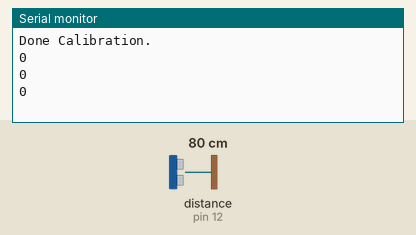
Recording of a sketch running on a simulated Arduino Uno, built with avr-gcc and run on an emulated ATmega328P. On the bench: the last lines printed to the serial monitor. The inputs (shaded band) are chosen by the test bench; at power-on: distance to the obstacle (sensor on pin 12) 80 cm. The echo pulse lasts 58.3 µs per cm.

Above: at 6.2 s.
6.3 s: distance to the obstacle (sensor on pin 12) set to 2 cm
At 7.1 s:
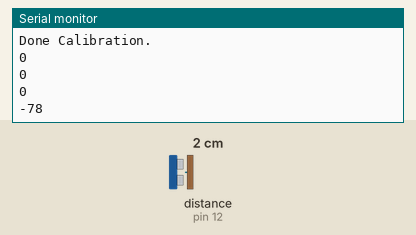
7.8 s: distance to the obstacle (sensor on pin 12) set to 4 cm
At 7.8 s:
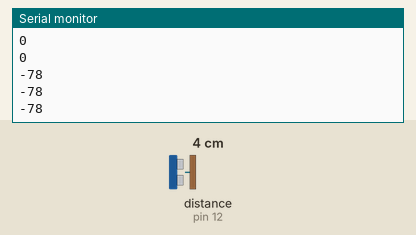
Timing chart, 0 to 10.8 s (numbered marks = the images above; inputs shaded):
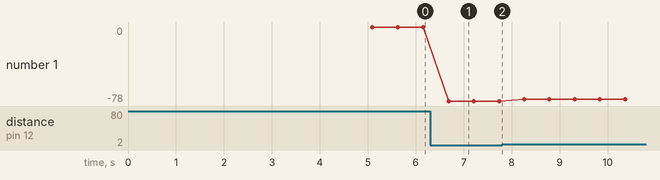

The sketch:

ultrasonic_sensor_example.ino
```cpp
#include "SR04.h"
#define TRIG_PIN 12
#define ECHO_PIN 11

SR04 sr04 = SR04(ECHO_PIN,TRIG_PIN);
int act_dist;
int sum_dist = 0;
int avg_dist = 0;
int ref_dist = 0;
int n = 0;

void setup() {
  Serial.begin (9600);
  while (millis() < 5000) {
    act_dist = sr04.Distance();
    sum_dist = sum_dist + act_dist;
    n++;
    delay(200);
  }
  avg_dist = sum_dist / n;
  Serial.println("Done Calibration.");
}

void loop() {
  act_dist = sr04.Distance();
  ref_dist = act_dist - avg_dist;
  Serial.println(ref_dist);
  delay(500);
}
```

Measured:
- after the input at 6.3 s, the serial monitor: prints a new line after 0.38 s (image 1)
- plotted number 1: 0 → -78 after the input at 6.3 s, -78 → -76 after the input at 7.8 s
